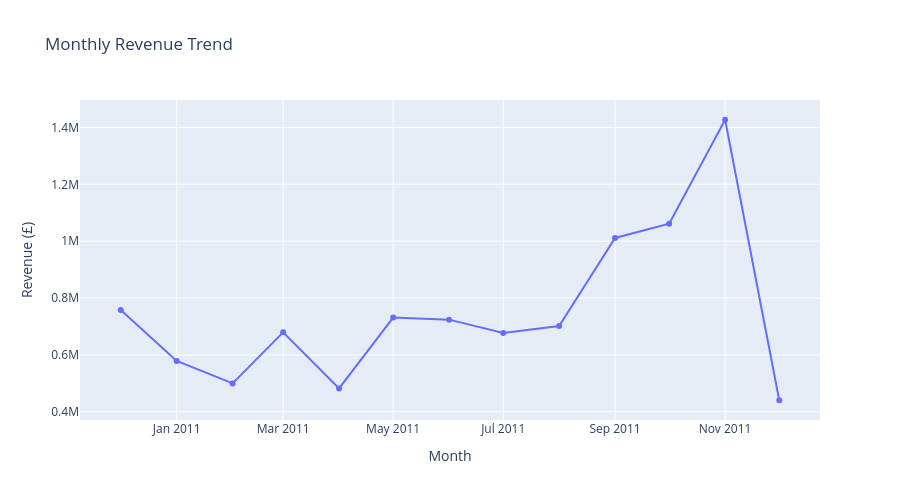

Notebook cell for this chart:
### Code cell
#Monthly sales trends 
#Which month generates the highest sales (revenue) generally?
monthly_revenue = (
    df_final[df_final['IsProduct']]
    .groupby(df_final['InvoiceDate'].dt.to_period('M'))['Revenue']
    .sum()
    .reset_index()
)
monthly_revenue['InvoiceDate'] = monthly_revenue['InvoiceDate'].astype(str)

fig = px.line(monthly_revenue, x='InvoiceDate', y='Revenue', markers=True,
              title='Monthly Revenue Trend')
fig.update_layout(xaxis_title='Month', yaxis_title='Revenue (£)', height=500)
fig.show()

### Figure 1 — Plotly figure (JSON) as saved in the notebook; plotly's stock layout.template omitted (floating-point values rounded to 4 significant figures)
{"data": [{"hovertemplate": "InvoiceDate=%{x}<br>Revenue=%{y}<extra></extra>", "legendgroup": "", "line": {"color": "#636efa", "dash": "solid"}, "marker": {"symbol": "circle"}, "mode": "lines+markers", "name": "", "orientation": "v", "showlegend": false, "type": "scatter", "x": ["2010-12", "2011-01", "2011-02", "2011-03", "2011-04", "2011-05", "2011-06", "2011-07", "2011-08", "2011-09", "2011-10", "2011-11", "2011-12"], "xaxis": "x", "y": [758200.0, 578900.0, 499500.0, 679300.0, 482200.0, 731100.0, 724000.0, 676800.0, 701400.0, 1011000.0, 1062000.0, 1427000.0, 440400.0], "yaxis": "y"}], "layout": {"height": 500, "legend": {"tracegroupgap": 0}, "title": {"text": "Monthly Revenue Trend"}, "xaxis": {"anchor": "y", "domain": [0, 1], "title": {"text": "Month"}}, "yaxis": {"anchor": "x", "domain": [0, 1], "title": {"text": "Revenue (£)"}}}}
